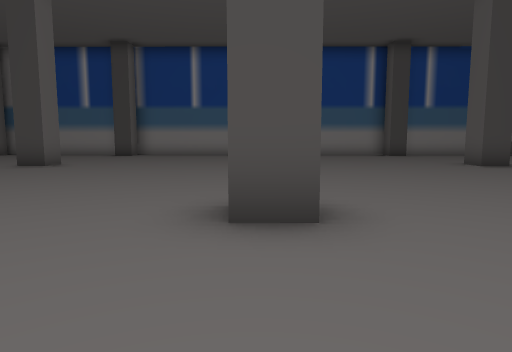
View 1 (above)

20 first-person views from a walk through a Unity game level. The camera is 1.3 m above the floor, tilts 6° down and sees 75° across. The floor is counted in squares, 2 m on a side. Each view is taken from the middle of a square. On the plan, view 1 faces up. The plan holds only what a view shows up to about 10 squares ahead; the rest is blank. The place goes on beyond the plan.

View 2
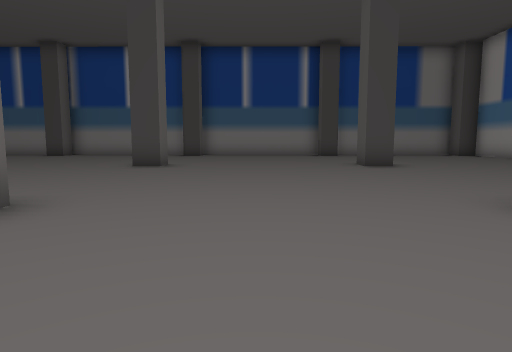

View 3
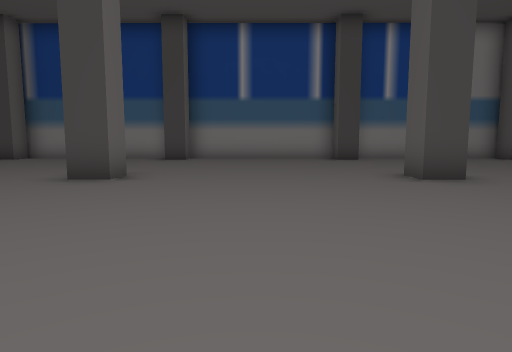

View 4
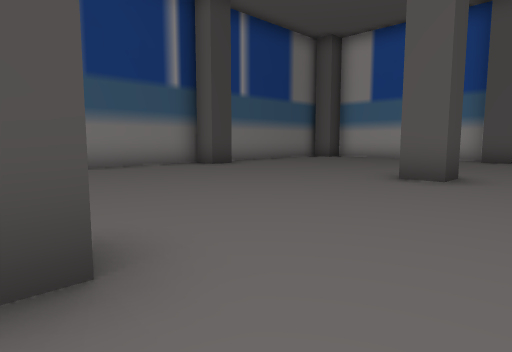

View 5
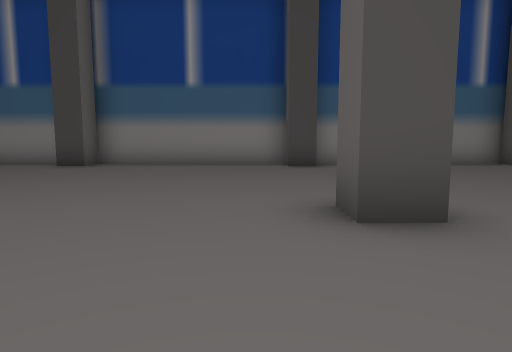

View 6
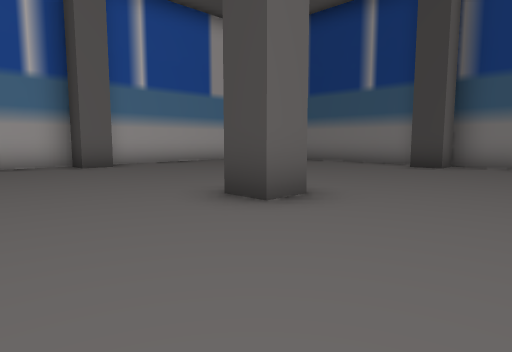

View 7
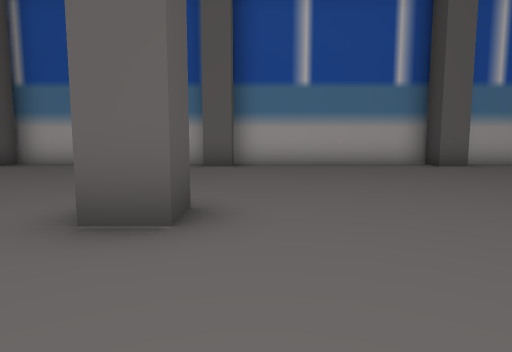

View 8
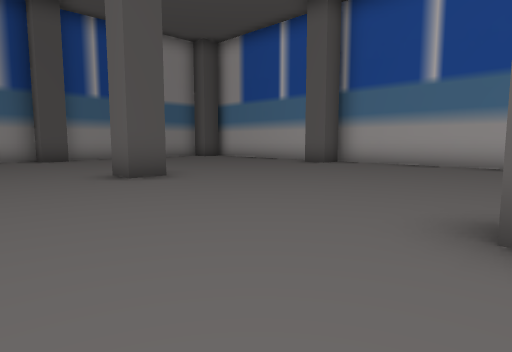

View 9
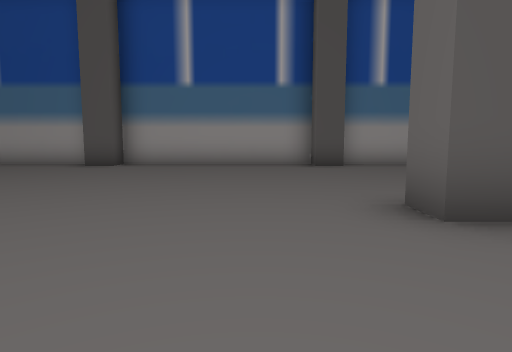

View 10
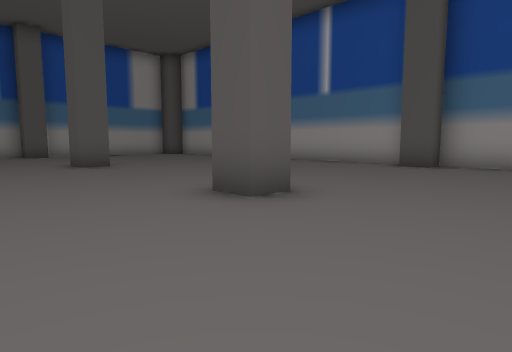

View 11
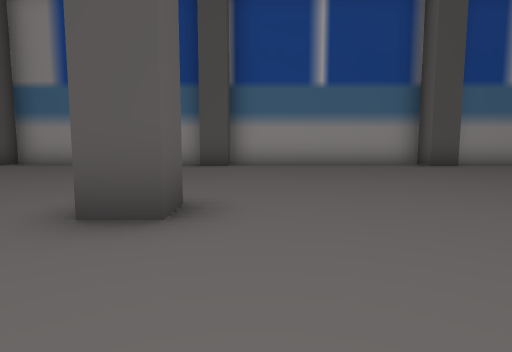

View 12
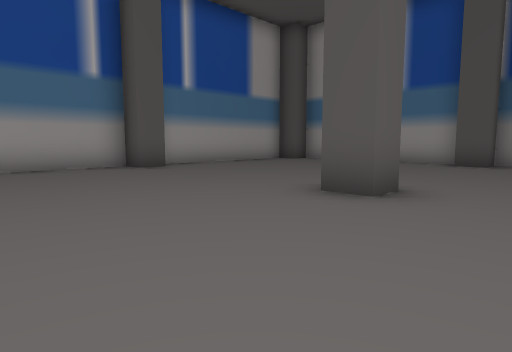

View 13
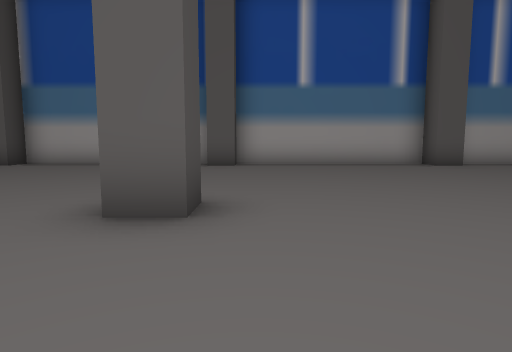

View 14
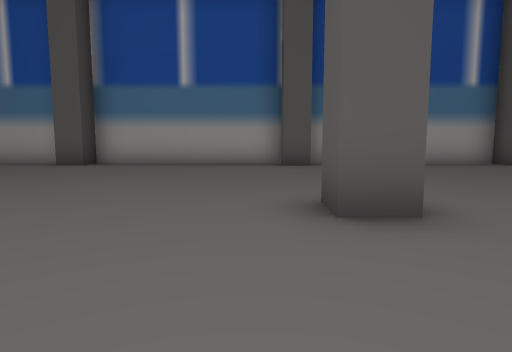

View 15
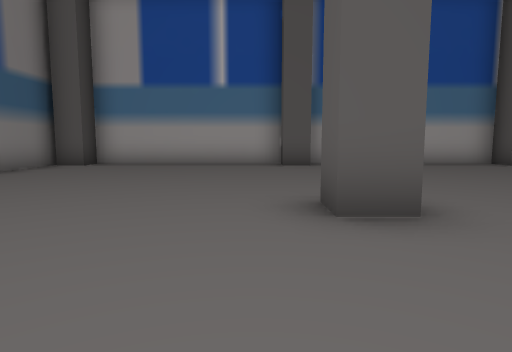

View 16
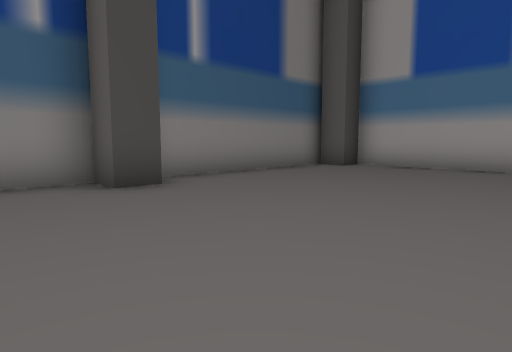

View 17
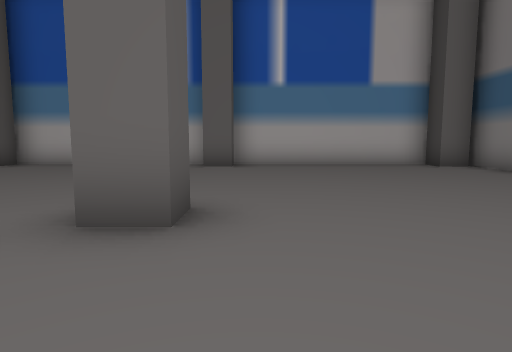

View 18
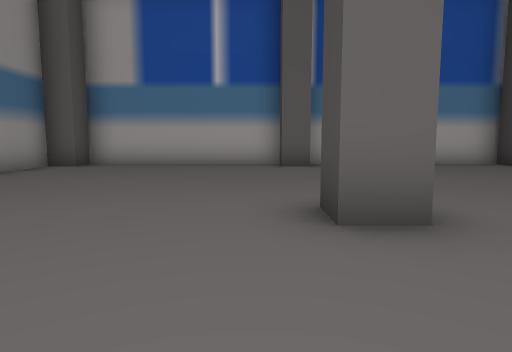

View 19
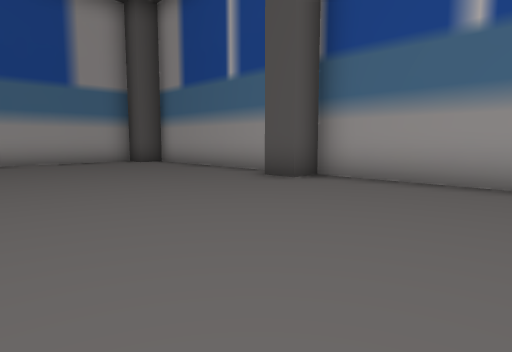

View 20
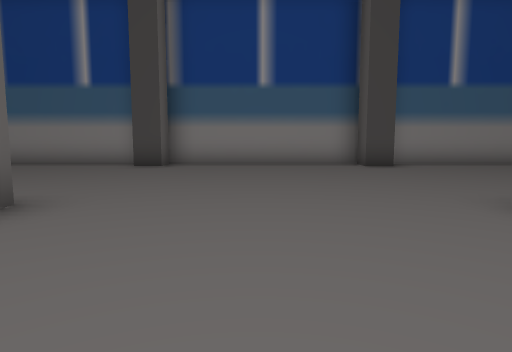

### Floor plan
Points are (right, up) in squares from view 1. A wall is a line through its corners. A room is listed if a view was taken in it or the views show most of it. See-through windows are left out.
Room 1 (views 1, 2, 3, 4, 5, 6, 7, 8, 9, 10, 11, 12, 13, 14, 15, 16, 17, 18, 19, 20)
walls: (0.6, 2.6) (-0.3, 2.6); (0.5, 9.4) (0.5, 8.6) (-0.2, 8.6) (-0.2, 9.4); (-6.3, 3.4) (-5.5, 3.4) (-5.5, 2.6); (6.6, 2.6) (5.8, 2.6) (5.8, 3.3) (6.6, 3.3); (-0.2, -3.4) (-0.2, -2.7) (0.5, -2.7); (6.6, 8.6) (5.8, 8.6) (5.8, 9.3) (6.6, 9.3); (-6.3, 9.4) (-5.5, 9.4) (-5.5, 8.6) (-6.3, 8.6); (-6.3, -2.6) (-5.5, -2.6) (-5.5, -3.4) (-6.3, -3.4); (5.8, -3.5) (5.8, -2.7) (6.5, -2.7); (0.6, 14.6) (-0.2, 14.6) (-0.2, 15.5) (-5.4, 15.5) (-5.4, 14.6) (-6.3, 14.6); (6.6, 14.6) (5.8, 14.6) (5.8, 15.5) (0.7, 15.5); (12.6, 2.6) (11.8, 2.6) (11.8, 3.3) (12.6, 3.3); (-12, 9.4) (-11.5, 9.4) (-11.5, 8.7) (-12.3, 8.7); (-6.4, 15.5) (-11.8, 15.5); (11.8, -3.5) (11.8, -2.7) (12.5, -2.7) (12.5, 8.6) (11.8, 8.6) (11.8, 9.3) (12.5, 9.3) (12.6, 14.6) (11.8, 14.6) (11.8, 15.4); (-6.4, -8.6) (-5.5, -8.6) (-5.5, -9.4) (-0.3, -9.4) (-0.3, -8.7) (0.5, -8.7) (0.5, -9.4) (5.7, -9.4) (5.7, -8.7) (6.5, -8.7); (6.5, -9.4) (11.7, -9.4) (11.7, -8.7); (-8.2, -9.4) (-6.4, -9.4); (-11.4, 15.5) (-11.4, 14.7) (-12.3, 14.7) (-12.4, 3.4) (-11.5, 3.4) (-11.5, 2.7) (-12.4, 2.7) (-12.4, -2.6) (-11.5, -2.6) (-11.5, -3.3) (-12.4, -3.3) (-12.4, -8.6) (-11.5, -8.6) (-11.6, -9.3) (-9.9, -9.4); (12.1, 15.4) (7, 15.5); (12.5, -7.9) (12.5, -3.9)

Positions as (right, up) in squares from view 1, and headings:
1: (0, 0), facing up
2: (3, 0), facing up
3: (3, 3), facing up
4: (0, 7), facing up-right
5: (-1, 6), facing up
6: (-3, 6), facing up-left
7: (-3, 4), facing left
8: (-3, 3), facing down-left
9: (-4, 0), facing down
10: (-3, 0), facing down-right
11: (5, 0), facing down
12: (4, 1), facing down-right
13: (3, 2), facing right
14: (3, 4), facing right
15: (3, 10), facing right
16: (4, 10), facing up-right
17: (-3, 10), facing left
18: (-3, -4), facing left
19: (2, -4), facing down-right
20: (-3, 6), facing up
